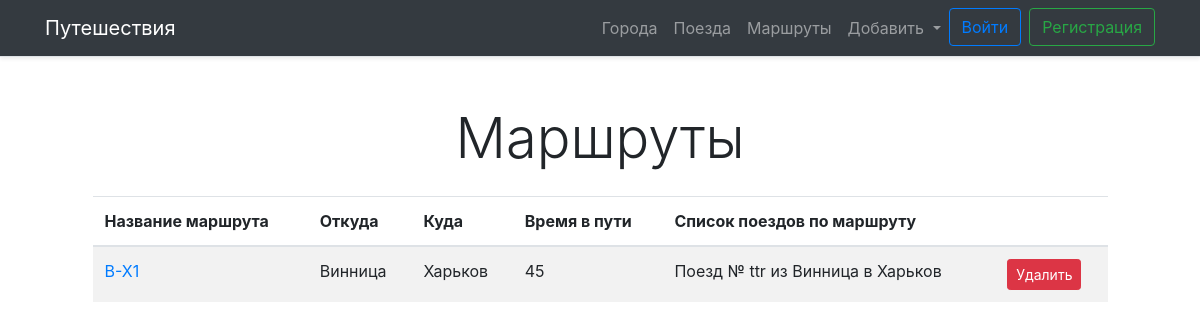
Page /detail/1/ on the committed database.
### routes/models.py (models this page shows, shortened)
class Route(models.Model):
    name = models.CharField(max_length=100, verbose_name='Название маршрута', unique=True)
    from_city = models.CharField(max_length=100, verbose_name='Откуда')
    to_city = models.CharField(max_length=100, verbose_name='Куда')
    across_cities = models.ManyToManyField(Train, blank=True, verbose_name='Через города')
    travel_times = models.IntegerField(verbose_name='Время в пути')
    class Meta:
        verbose_name = 'Маршрут'
        verbose_name_plural = 'Маршруты'
        ordering = ['name']

### trains/models.py (models this page shows, shortened)
class Train(models.Model):
    name = models.CharField(max_length=100, unique=True, verbose_name='Название поезда')
    from_city = models.ForeignKey(City, on_delete=models.CASCADE,
                                  verbose_name='Откуда', related_name='from_city')
    to_city = models.ForeignKey(City, on_delete=models.CASCADE,
                                verbose_name='Куда', related_name='to_city')
    travel_time = models.IntegerField(verbose_name='Время в пути')
    class Meta:
        verbose_name = 'Поезд'
        verbose_name_plural = 'Поезда'
        ordering = ['name']
    def __str__(self):
        return 'Поезд № {} из {} в {}'.format(self.name, self.from_city, self.to_city)

### cities/models.py (models this page shows)
class City(models.Model):
    name = models.CharField(max_length=100, unique=True, verbose_name='Город')
    def __str__(self):
        return self.name
    class Meta:
        verbose_name = 'Город'
        verbose_name_plural = 'Города'
        ordering = ['name']

### routes/views.py (the view)
# urls.py: path('detail/<int:pk>/', RouteDetailView.as_view(), name='detail'),
class RouteDetailView(DetailView):
    queryset = Route.objects.all()
    context_object_name = 'object'
    template_name = 'routes/detail.html'

### routes/templates/routes/detail.html (shortened to what this page needs)
{% extends "base.html" %}
{% block content%}
    <h1 class="display-4 text-center my-4">Маршруты</h1>
    <div class="row ">
        <div class='col-md-11 mx-auto'>
            <table class="table table-striped">
                <thead>
                <tr>
                    <th> Название маршрута</th>
                    <th> Откуда</th>
                    <th> Куда</th>
                    <th> Время в пути</th>
                    <th> Список поездов по маршруту</th>
                    <th> &nbsp;</th>
                </tr>
                </thead>
                <tbody>
                    <tr>
                    <td>
                        <a href='{% url "detail" pk=object.pk%}'>
                            {{object.name}}
                        </a>
                    </td>
                    <td>
                            {{object.from_city}}
                    </td>
                    <td>
                            {{object.to_city}}
                    </td>
                    <td>
                            {{object.travel_times}}
                    </td>
                    <td>
                        {% for tr in object.across_cities.all %}
                            {{tr}}<br/>
                        {% endfor %}
                    </td>
                    <td>
                         <a href='{% url "delete" pk=object.pk %}'>
                            <button type="button" class="btn btn-danger btn-sm">
                                Удалить
                            </button>
                        </a>
                    </td>
                    </tr>
                </tbody>
            </table>
        </div>
    </div>
{% endblock%}

### rows in the picture
Route: name "В-Х1", from_city "Винница", to_city "Харьков", travel_times "45"
Train: name+from_city+to_city "Поезд № ttr из Винница в Харьков"
